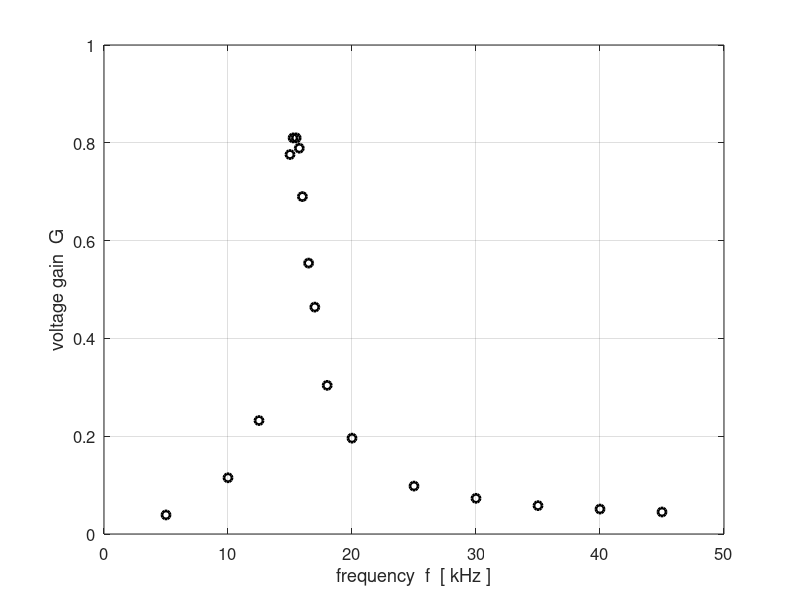
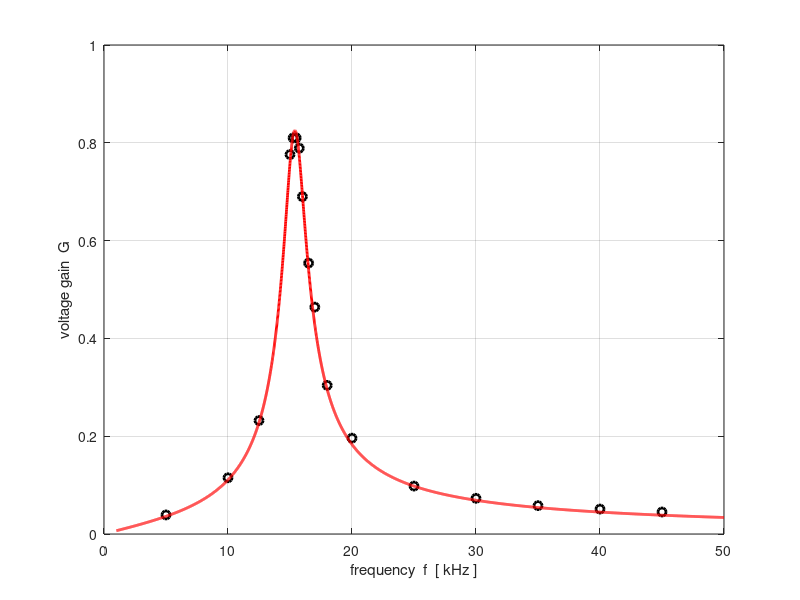

Here is the MATLAB script that generated these plots, in order:
% CRLCp1.m

% Modelling a resonance circuit
% Parallel LC voltage divider circuit

% Ian Cooper
% School of Physics, University of Sydney
% email: ian.cooper@sydney.edu.au
% http://www.physics.usyd.edu.au/teach_res/mp/mphome.htm
% 171220 


clear all 
close all
clc

% ========================================================================
%   INPUTS   default values [ ]
% =======================================================================
% series resistance Z1 [ 1e4 ohms]    
   RS = 1.00e4;
% OUTPUT (LOAD) resistance Z2 [1e6 ohms]
   ROUT = 1e6;
% inductance and inductor resistance Z4 [10.3e-3 H  0 ohms]
   L = 10.3e-3;
   RL = 20;
% capacitance Z2 [10.4e-9 F]
   C = 10.4e-9;
% input voltage emf [10 V]
   V_IN = 10;
% frequency range [1000 to 30e3 Hz   5000]   
   fMin = 1000; fMax = 50e3;
   N = 5000;

   
% Experimental Data  frequency [kHz}
fE = [5 10 12.5 15.5 16 16.5 17 18 20 25 30 35 40 45 15 15.25 15.75];
GE = [0.039 0.115 0.232 0.810 0.690 0.554 0.464 0.304 0.196 0.098 0.073 0.058 0.051 0.045 0.776 0.81 0.789];

   
% =======================================================================  
%   CALCULATIONS
% =======================================================================   
   f = linspace(fMin,fMax, N); 
   w = (2*pi).*f;
   
% impedances
   Z1 = RS;                     % series resistance
   Z2 = ROUT;                   % output or load resistance
   Z3 = -1i ./ (w .*C);         % capacitive impedance (reactance)
   Z4 = RL + 1i .* w .* L;      % inductive impedance (resistance + reactance)

   Z5 = 1./ (1./Z2 + 1./Z3 + 1./Z4);    % parallel combination
   Z6 = Z1 + Z5;                        % total circuit impedance

% currents [A] and voltages [V]
   I1 = V_IN ./ Z6;
   V1 = I1 .* Z1;
   V_OUT = V_IN - V1;
   
   I2 = V_OUT ./ Z2;
   I3 = V_OUT ./ Z3;
   I4 = V_OUT ./ Z4;
     
  
   
% phases
   phi_OUT = angle(V_OUT);
   phi_1   = angle(V1);
   
   theta_1 = angle(I1); 
   theta_2 = angle(I2);
   theta_3 = angle(I3);
   theta_4 = angle(I4);
   
% Resonance frequencies and Bandwidth calculations
   f0 = 1/(2*pi*sqrt(L*C));
   G_V = abs(V_OUT ./ V_IN);     % voltage gain   
   Vpeak = max(G_V);             % max voltage gain
   VG3dB = Vpeak/sqrt(2);        % 3 dB points
   k = find(G_V == Vpeak);       % index for peak voltage gain
   f_peak = f(k);                % frequency at peak
   kB = find(G_V > VG3dB);       % indices for 3dB peak
   k1 = min(kB); f1 = f(k1);
   k2 = max(kB); f2 = f(k2);
   df = f2-f1;                   % bandwidth 
   Q = f0 / df;                  % quality factor
   
   P_OUT = V_OUT .* I2;          % power delivered to load
   


  
% =======================================================================
%  OUTPUTS IN COMMAND WINDOW
% =======================================================================
  fprintf('theoretical resonance frequency f0 = %3.0f ohms \n',f0);
  fprintf('peak frequency f_peak = %3.0f ohms \n',f_peak);
  fprintf('half power frequencies f1 = %3.0f Hz  %3.0f  Hz \n',f1,f2);
  fprintf('bandwidth   df = %3.0f Hz \n',df);
  fprintf('quality factor  Q  =  %3.2f  \n',Q);
  


% =======================================================================
%   GRAPHICS
% =======================================================================
   fss = 12;
figure (1)   % 
   pos = [0.07 0.05 0.30 0.33];
   set(gcf,'Units','normalized');
   set(gcf,'Position',pos);
   set(gcf,'color','w');

   xP = fE; yP = GE;        % experimental data
   plot(xP, yP,'ko','linewidth',2);   
   
   grid on
   xlabel('frequency  f  [ kHz ]')
   ylabel('voltage gain  G');
   %set(gca,'yLim',[0 2e4]);
   set(gca,'fontsize',fss)
   
   
   figure (2)   % 
   pos = [0.47 0.05 0.30 0.33];
   set(gcf,'Units','normalized');
   set(gcf,'Position',pos);
   set(gcf,'color','w');

   xP = fE; yP = GE;        
   plot(xP, yP,'ko','linewidth',2);   
   hold on
   xP = f./1e3; yP = G_V;                     
   plot(xP, yP,'r','linewidth',2);   

   grid on
   xlabel('frequency  f  [ kHz ]')
   ylabel('voltage gain  G');
    
